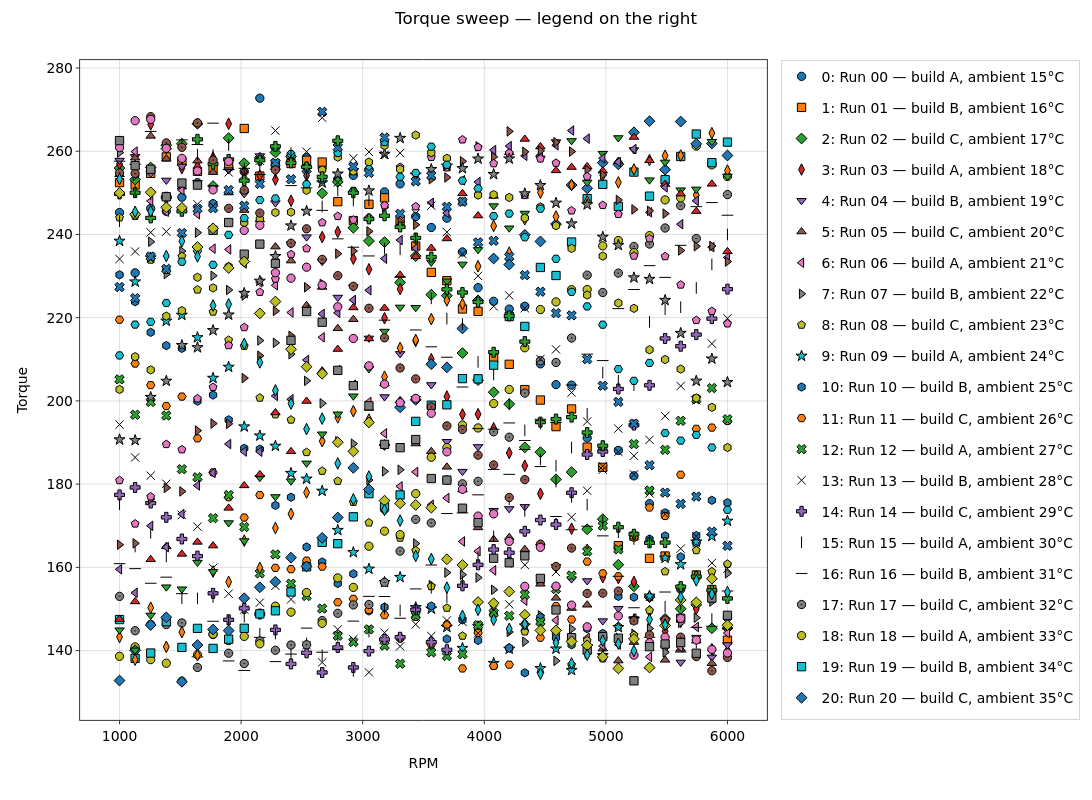

The notebook cell saved with this chart:
### Markdown cell above
---
## 3. Legend on the right

A 40-entry legend on the right is much taller than the plot, so on screen it
scrolls (hover over it and use the mouse wheel).

### Code cell
nb.plot(x='RPM', y='Torque', legend='right', suptitle='Torque sweep — legend on the right')
